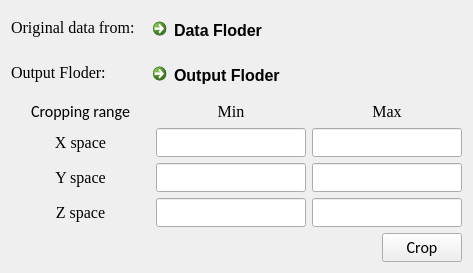
<?xml version="1.0" encoding="UTF-8"?>
<ui version="4.0">
 <class>Dialog</class>
 <widget class="QDialog" name="Dialog">
  <property name="geometry">
   <rect>
    <x>0</x>
    <y>0</y>
    <width>473</width>
    <height>269</height>
   </rect>
  </property>
  <property name="font">
   <font>
    <family>Calibri</family>
    <pointsize>12</pointsize>
   </font>
  </property>
  <property name="windowTitle">
   <string>Crop Models</string>
  </property>
  <layout class="QVBoxLayout" name="verticalLayout">
   <item>
    <layout class="QFormLayout" name="formLayout">
     <item row="0" column="0">
      <widget class="QLabel" name="label_datapath">
       <property name="font">
        <font>
         <family>Times</family>
         <pointsize>12</pointsize>
        </font>
       </property>
       <property name="text">
        <string>Original data from: </string>
       </property>
      </widget>
     </item>
     <item row="0" column="1">
      <widget class="QCommandLinkButton" name="commandLinkBtn_datapath">
       <property name="font">
        <font>
         <family>Segoe UI</family>
         <pointsize>12</pointsize>
        </font>
       </property>
       <property name="text">
        <string>Data Floder</string>
       </property>
      </widget>
     </item>
     <item row="1" column="0">
      <widget class="QLabel" name="label_outputpath">
       <property name="font">
        <font>
         <family>Times</family>
         <pointsize>12</pointsize>
        </font>
       </property>
       <property name="text">
        <string>Output Floder: </string>
       </property>
      </widget>
     </item>
     <item row="1" column="1">
      <widget class="QCommandLinkButton" name="commandLinkBtn_outputpath">
       <property name="font">
        <font>
         <family>Segoe UI</family>
         <pointsize>12</pointsize>
        </font>
       </property>
       <property name="text">
        <string>Output Floder</string>
       </property>
      </widget>
     </item>
    </layout>
   </item>
   <item>
    <layout class="QGridLayout" name="gridLayout" columnstretch="2,1,1">
     <item row="2" column="1">
      <widget class="QLineEdit" name="lineEdit_Ymin">
       <property name="minimumSize">
        <size>
         <width>150</width>
         <height>0</height>
        </size>
       </property>
       <property name="alignment">
        <set>Qt::AlignCenter</set>
       </property>
      </widget>
     </item>
     <item row="3" column="2">
      <widget class="QLineEdit" name="lineEdit_Zmax">
       <property name="minimumSize">
        <size>
         <width>150</width>
         <height>0</height>
        </size>
       </property>
       <property name="alignment">
        <set>Qt::AlignCenter</set>
       </property>
      </widget>
     </item>
     <item row="0" column="2">
      <widget class="QLabel" name="label_min">
       <property name="font">
        <font>
         <family>Times</family>
         <pointsize>12</pointsize>
        </font>
       </property>
       <property name="text">
        <string>Max</string>
       </property>
       <property name="alignment">
        <set>Qt::AlignCenter</set>
       </property>
      </widget>
     </item>
     <item row="1" column="0">
      <widget class="QLabel" name="label_X">
       <property name="font">
        <font>
         <family>Times</family>
         <pointsize>12</pointsize>
        </font>
       </property>
       <property name="text">
        <string>X space</string>
       </property>
       <property name="alignment">
        <set>Qt::AlignCenter</set>
       </property>
      </widget>
     </item>
     <item row="1" column="1">
      <widget class="QLineEdit" name="lineEdit_Xmin">
       <property name="minimumSize">
        <size>
         <width>150</width>
         <height>0</height>
        </size>
       </property>
       <property name="alignment">
        <set>Qt::AlignCenter</set>
       </property>
      </widget>
     </item>
     <item row="3" column="0">
      <widget class="QLabel" name="label_Z">
       <property name="font">
        <font>
         <family>Times</family>
         <pointsize>12</pointsize>
        </font>
       </property>
       <property name="text">
        <string>Z space</string>
       </property>
       <property name="alignment">
        <set>Qt::AlignCenter</set>
       </property>
      </widget>
     </item>
     <item row="2" column="2">
      <widget class="QLineEdit" name="lineEdit_Ymax">
       <property name="minimumSize">
        <size>
         <width>150</width>
         <height>0</height>
        </size>
       </property>
       <property name="alignment">
        <set>Qt::AlignCenter</set>
       </property>
      </widget>
     </item>
     <item row="2" column="0">
      <widget class="QLabel" name="label_Y">
       <property name="font">
        <font>
         <family>Times</family>
         <pointsize>12</pointsize>
        </font>
       </property>
       <property name="text">
        <string>Y space</string>
       </property>
       <property name="alignment">
        <set>Qt::AlignCenter</set>
       </property>
      </widget>
     </item>
     <item row="3" column="1">
      <widget class="QLineEdit" name="lineEdit_Zmin">
       <property name="minimumSize">
        <size>
         <width>150</width>
         <height>0</height>
        </size>
       </property>
       <property name="alignment">
        <set>Qt::AlignCenter</set>
       </property>
      </widget>
     </item>
     <item row="0" column="1">
      <widget class="QLabel" name="label_max">
       <property name="font">
        <font>
         <family>Times</family>
         <pointsize>12</pointsize>
        </font>
       </property>
       <property name="text">
        <string>Min</string>
       </property>
       <property name="alignment">
        <set>Qt::AlignCenter</set>
       </property>
      </widget>
     </item>
     <item row="1" column="2">
      <widget class="QLineEdit" name="lineEdit_Xmax">
       <property name="minimumSize">
        <size>
         <width>150</width>
         <height>0</height>
        </size>
       </property>
       <property name="alignment">
        <set>Qt::AlignCenter</set>
       </property>
      </widget>
     </item>
     <item row="0" column="0">
      <widget class="QLabel" name="label">
       <property name="text">
        <string>Cropping range</string>
       </property>
       <property name="alignment">
        <set>Qt::AlignCenter</set>
       </property>
      </widget>
     </item>
    </layout>
   </item>
   <item>
    <layout class="QHBoxLayout" name="horizontalLayout" stretch="1,0">
     <item>
      <spacer name="horizontalSpacer_2">
       <property name="orientation">
        <enum>Qt::Horizontal</enum>
       </property>
       <property name="sizeHint" stdset="0">
        <size>
         <width>40</width>
         <height>20</height>
        </size>
       </property>
      </spacer>
     </item>
     <item>
      <widget class="QPushButton" name="pushButton_crop">
       <property name="text">
        <string>Crop</string>
       </property>
      </widget>
     </item>
    </layout>
   </item>
  </layout>
 </widget>
 <tabstops>
  <tabstop>commandLinkBtn_datapath</tabstop>
  <tabstop>commandLinkBtn_outputpath</tabstop>
  <tabstop>lineEdit_Xmin</tabstop>
  <tabstop>lineEdit_Xmax</tabstop>
  <tabstop>lineEdit_Ymin</tabstop>
  <tabstop>lineEdit_Ymax</tabstop>
  <tabstop>lineEdit_Zmin</tabstop>
  <tabstop>lineEdit_Zmax</tabstop>
 </tabstops>
 <resources/>
 <connections/>
</ui>
